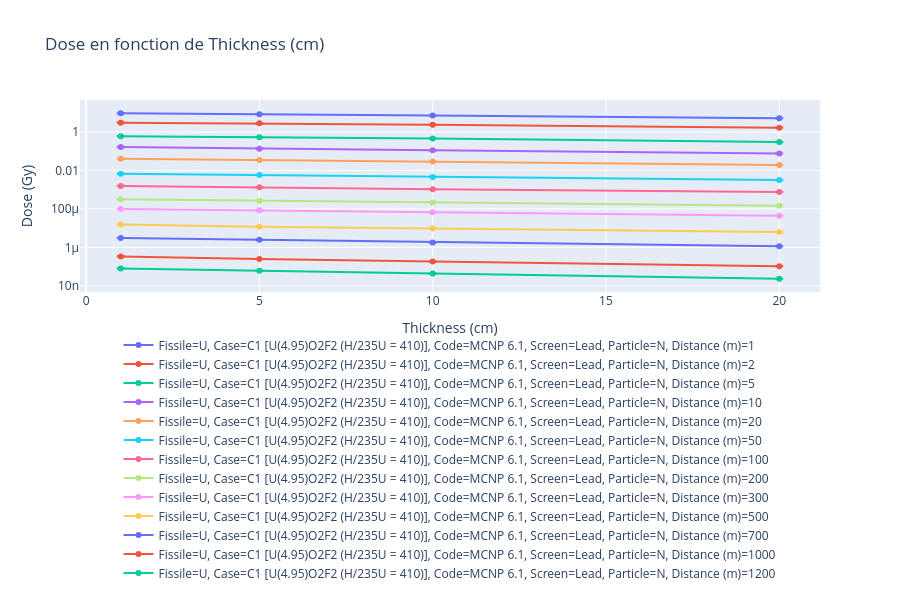

Source (notebook cell):
### Markdown cell above
## Test 1 : Dose en fonction de l'épaisseur d'écran

Pour un cas donné, voyons comment la dose varie avec l'épaisseur de l'écran à différentes distances

### Code cell
# Tracer la dose en fonction de l'épaisseur pour un cas spécifique
filters = {
    'Particle': ['N'],
    'Screen': ['Lead'],
    'Case': ['C1 [U(4.95)O2F2 (H/235U = 410)]'],
    'Code': ['MCNP 6.1'],
    # Pas de filtre sur Distance pour afficher toutes les distances disponibles
}

fig = plot_dose_vs_variable(data_wall, x_variable='Thickness (cm)', filters=filters)
fig.show()

### Figure 1 — Plotly figure (JSON) as saved in the notebook; plotly's stock layout.template omitted (floating-point values rounded to 4 significant figures)
{"data": [{"error_y": {"array": [0.1423, 0.09639, 0.06075, 0.03134], "type": "data", "visible": true}, "mode": "lines+markers", "name": "Fissile=U, Case=C1 [U(4.95)O2F2 (H/235U = 410)], Code=MCNP 6.1, Screen=Lead, Particle=N, Distance (m)=1", "type": "scatter", "x": [1, 5, 10, 20], "y": [9.301, 8.455, 7.147, 5.138]}, {"error_y": {"array": [0.04058, 0.03619, 0.02599, 0.01396], "type": "data", "visible": true}, "mode": "lines+markers", "name": "Fissile=U, Case=C1 [U(4.95)O2F2 (H/235U = 410)], Code=MCNP 6.1, Screen=Lead, Particle=N, Distance (m)=2", "type": "scatter", "x": [1, 5, 10, 20], "y": [3.051, 2.805, 2.341, 1.682]}, {"error_y": {"array": [0.01195, 0.008088, 0.005626, 0.002408], "type": "data", "visible": true}, "mode": "lines+markers", "name": "Fissile=U, Case=C1 [U(4.95)O2F2 (H/235U = 410)], Code=MCNP 6.1, Screen=Lead, Particle=N, Distance (m)=5", "type": "scatter", "x": [1, 5, 10, 20], "y": [0.6066, 0.5356, 0.4574, 0.2972]}, {"error_y": {"array": [0.003524, 0.001977, 0.001215, 0.0004962], "type": "data", "visible": true}, "mode": "lines+markers", "name": "Fissile=U, Case=C1 [U(4.95)O2F2 (H/235U = 410)], Code=MCNP 6.1, Screen=Lead, Particle=N, Distance (m)=10", "type": "scatter", "x": [1, 5, 10, 20], "y": [0.1654, 0.1354, 0.1115, 0.07634]}, {"error_y": {"array": [0.0005088, 0.0003083, 0.0002256, 8.929e-05], "type": "data", "visible": true}, "mode": "lines+markers", "name": "Fissile=U, Case=C1 [U(4.95)O2F2 (H/235U = 410)], Code=MCNP 6.1, Screen=Lead, Particle=N, Distance (m)=20", "type": "scatter", "x": [1, 5, 10, 20], "y": [0.0407, 0.03504, 0.02929, 0.019]}, {"error_y": {"array": [9.838e-05, 5.774e-05, 3.463e-05, 1.325e-05], "type": "data", "visible": true}, "mode": "lines+markers", "name": "Fissile=U, Case=C1 [U(4.95)O2F2 (H/235U = 410)], Code=MCNP 6.1, Screen=Lead, Particle=N, Distance (m)=50", "type": "scatter", "x": [1, 5, 10, 20], "y": [0.006739, 0.005774, 0.004617, 0.003155]}, {"error_y": {"array": [2.859e-05, 1.728e-05, 1.046e-05, 4.214e-06], "type": "data", "visible": true}, "mode": "lines+markers", "name": "Fissile=U, Case=C1 [U(4.95)O2F2 (H/235U = 410)], Code=MCNP 6.1, Screen=Lead, Particle=N, Distance (m)=100", "type": "scatter", "x": [1, 5, 10, 20], "y": [0.001571, 0.001329, 0.001057, 0.0007662]}, {"error_y": {"array": [4.102e-06, 2.39e-06, 1.335e-06, 5.231e-07], "type": "data", "visible": true}, "mode": "lines+markers", "name": "Fissile=U, Case=C1 [U(4.95)O2F2 (H/235U = 410)], Code=MCNP 6.1, Screen=Lead, Particle=N, Distance (m)=200", "type": "scatter", "x": [1, 5, 10, 20], "y": [0.000323, 0.0002685, 0.0002188, 0.0001453]}, {"error_y": {"array": [1.048e-06, 7.287e-07, 5.843e-07, 1.731e-07], "type": "data", "visible": true}, "mode": "lines+markers", "name": "Fissile=U, Case=C1 [U(4.95)O2F2 (H/235U = 410)], Code=MCNP 6.1, Screen=Lead, Particle=N, Distance (m)=300", "type": "scatter", "x": [1, 5, 10, 20], "y": [9.884e-05, 8.572e-05, 6.64e-05, 4.439e-05]}, {"error_y": {"array": [1.457e-07, 7.599e-08, 5.398e-08, 2.185e-08], "type": "data", "visible": true}, "mode": "lines+markers", "name": "Fissile=U, Case=C1 [U(4.95)O2F2 (H/235U = 410)], Code=MCNP 6.1, Screen=Lead, Particle=N, Distance (m)=500", "type": "scatter", "x": [1, 5, 10, 20], "y": [1.534e-05, 1.187e-05, 9.639e-06, 6.242e-06]}, {"error_y": {"array": [3.267e-08, 2.316e-08, 8.117e-09, 3.873e-09], "type": "data", "visible": true}, "mode": "lines+markers", "name": "Fissile=U, Case=C1 [U(4.95)O2F2 (H/235U = 410)], Code=MCNP 6.1, Screen=Lead, Particle=N, Distance (m)=700", "type": "scatter", "x": [1, 5, 10, 20], "y": [3.082e-06, 2.49e-06, 1.804e-06, 1.139e-06]}, {"error_y": {"array": [5.054e-09, 1.415e-09, 7.847e-10, 2.651e-10], "type": "data", "visible": true}, "mode": "lines+markers", "name": "Fissile=U, Case=C1 [U(4.95)O2F2 (H/235U = 410)], Code=MCNP 6.1, Screen=Lead, Particle=N, Distance (m)=1000", "type": "scatter", "x": [1, 5, 10, 20], "y": [3.415e-07, 2.483e-07, 1.825e-07, 1.06e-07]}, {"error_y": {"array": [7.458e-10, 3.276e-10, 2.081e-10, 6.18e-11], "type": "data", "visible": true}, "mode": "lines+markers", "name": "Fissile=U, Case=C1 [U(4.95)O2F2 (H/235U = 410)], Code=MCNP 6.1, Screen=Lead, Particle=N, Distance (m)=1200", "type": "scatter", "x": [1, 5, 10, 20], "y": [8.107e-08, 6.066e-08, 4.427e-08, 2.377e-08]}], "layout": {"height": 600, "hovermode": "closest", "legend": {"orientation": "h", "x": 0.5, "xanchor": "center", "y": -0.2, "yanchor": "top"}, "showlegend": true, "title": {"text": "Dose en fonction de Thickness (cm)"}, "xaxis": {"title": {"text": "Thickness (cm)"}}, "yaxis": {"title": {"text": "Dose (Gy)"}, "type": "log"}}}
